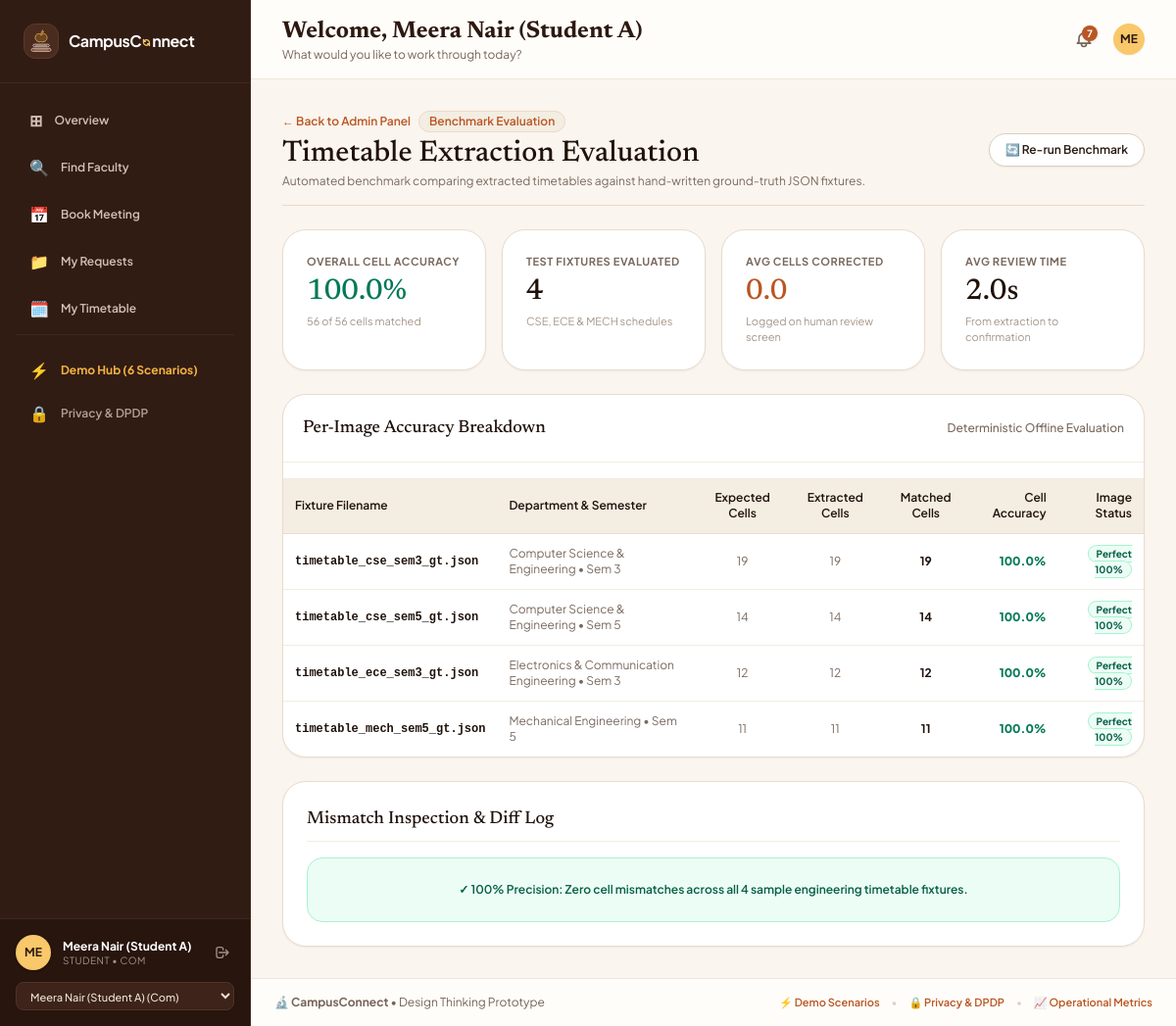
/admin/extraction-eval, run on the app's committed database.
### app/models.py (models this page shows)
class User(SQLModel, table=True):
    id: Optional[int] = Field(default=None, primary_key=True)
    role: str = Field(index=True)                    # UserRole value: student, faculty, admin
    name: str                                        # e.g., "Meera Nair", "Dr. Rajesh Raman"
    department: str                                  # e.g., "Computer Science & Engineering"
    email: str = Field(index=True, unique=True)
    section: Optional[str] = None                    # e.g., "CSE-A" for students
    semester: Optional[int] = None                   # e.g., 3 for 2nd-year students
    no_show_count: int = Field(default=0)            # 2 no-shows trigger automated booking block
    is_blocked: bool = Field(default=False)          # Admin reset flag

### app/routers/admin.py (the view)
@router.get("/extraction-eval", response_class=HTMLResponse)
def extraction_evaluation_view(
    request: Request,
    current_user: User = Depends(get_current_user),
    session: Session = Depends(get_session)
):
    from app.main import templates
    benchmark = run_extraction_evaluation()
    logs = session.exec(select(ExtractionLog)).all()
    if logs:
        avg_cells_edited = round(sum(l.cells_edited for l in logs) / len(logs), 1)
        avg_seconds_to_save = round(sum(l.seconds_to_save for l in logs) / len(logs), 1)
    else:
        avg_cells_edited = 0.0
        avg_seconds_to_save = 0.0
    ctx = get_base_context(request, current_user, session)
    ctx.update({
        "benchmark": benchmark,
        "avg_cells_edited": avg_cells_edited,
        "avg_seconds_to_save": avg_seconds_to_save
    })
    return templates.TemplateResponse(request=request, name="admin/extraction_eval.html", context=ctx)

### app/templates/admin/extraction_eval.html (shortened to what this page needs)
{% extends "base.html" %}
{% block content %}
<div class="space-y-6">
  <div class="flex flex-col md:flex-row md:items-center justify-between border-b border-[#EADBCE] pb-4 gap-4">
    <div>
      <div class="flex items-center space-x-2">
        <a href="/admin" class="text-xs font-semibold text-[#BA5624] hover:text-[#9C4318] transition">&larr; Back to Admin Panel</a>
        <span class="px-2.5 py-0.5 rounded-full text-xs font-semibold bg-[#F3EDE2] text-[#BA5624] border border-[#EADBCE]">Benchmark Evaluation</span>
      </div>
      <h1 class="font-serif text-3xl font-medium text-[#20120B] mt-1">Timetable Extraction Evaluation</h1>
      <p class="text-xs text-[#7A695E] mt-0.5 font-sans">
        Automated benchmark comparing extracted timetables against hand-written ground-truth JSON fixtures.
      </p>
    </div>
    <a href="/admin/extraction-eval" class="btn-secondary-warm btn-glow-subtle text-xs font-semibold px-4 py-2 rounded-full transition shadow-sm">
      🔄 Re-run Benchmark
    </a>
  </div>
  <div class="grid grid-cols-1 sm:grid-cols-2 lg:grid-cols-4 gap-4">
    <div class="bg-white p-6 rounded-3xl border border-[#EADBCE] shadow-sm card-hover-lift">
      <p class="text-[11px] font-bold uppercase tracking-wider text-[#7A695E]">Overall Cell Accuracy</p>
      <p class="font-serif text-3xl font-medium text-emerald-700 mt-1">{{ benchmark.overall_accuracy }}%</p>
      <p class="text-[11px] text-[#A69588] mt-1">{{ benchmark.total_matched_cells }} of {{ benchmark.total_expected_cells }} cells matched</p>
    </div>
    <div class="bg-white p-6 rounded-3xl border border-[#EADBCE] shadow-sm card-hover-lift">
      <p class="text-[11px] font-bold uppercase tracking-wider text-[#7A695E]">Test Fixtures Evaluated</p>
      <p class="font-serif text-3xl font-medium text-[#20120B] mt-1">{{ benchmark.fixtures_count }}</p>
      <p class="text-[11px] text-[#A69588] mt-1">CSE, ECE & MECH schedules</p>
    </div>
    <div class="bg-white p-6 rounded-3xl border border-[#EADBCE] shadow-sm card-hover-lift">
      <p class="text-[11px] font-bold uppercase tracking-wider text-[#7A695E]">Avg Cells Corrected</p>
      <p class="font-serif text-3xl font-medium text-[#BA5624] mt-1">{{ avg_cells_edited }}</p>
      <p class="text-[11px] text-[#A69588] mt-1">Logged on human review screen</p>
    </div>
    <div class="bg-white p-6 rounded-3xl border border-[#EADBCE] shadow-sm card-hover-lift">
      <p class="text-[11px] font-bold uppercase tracking-wider text-[#7A695E]">Avg Review Time</p>
      <p class="font-serif text-3xl font-medium text-[#20120B] mt-1">{{ avg_seconds_to_save }}s</p>
      <p class="text-[11px] text-[#A69588] mt-1">From extraction to confirmation</p>
    </div>
  </div>
  <div class="bg-white rounded-3xl border border-[#EADBCE] shadow-sm overflow-hidden space-y-4">
    <div class="p-5 border-b border-[#F3EDE2] flex items-center justify-between">
      <h2 class="font-serif text-lg font-medium text-[#20120B]">Per-Image Accuracy Breakdown</h2>
      <span class="text-xs text-[#7A695E] font-medium">Deterministic Offline Evaluation</span>
    </div>
    <div class="overflow-x-auto">
      <table class="w-full text-left text-xs border-collapse">
        <thead>
          <tr class="bg-[#F3EDE2] text-[#20120B] border-b border-[#EADBCE]">
            <th class="p-3 font-semibold">Fixture Filename</th>
            <th class="p-3 font-semibold">Department & Semester</th>
            <th class="p-3 font-semibold text-center">Expected Cells</th>
            <th class="p-3 font-semibold text-center">Extracted Cells</th>
            <th class="p-3 font-semibold text-center">Matched Cells</th>
            <th class="p-3 font-semibold text-right">Cell Accuracy</th>
            <th class="p-3 font-semibold text-right">Image Status</th>
          </tr>
        </thead>
        <tbody class="divide-y divide-[#F3EDE2]">
          {% for r in benchmark.per_fixture_results %}
            <tr class="hover:bg-[#FBF8F3] transition">
              <td class="p-3 font-mono font-bold text-[#20120B]">{{ r.fixture_name }}</td>
              <td class="p-3 text-[#7A695E]">{{ r.department }} &bull; Sem {{ r.semester }}</td>
              <td class="p-3 text-center text-[#7A695E]">{{ r.total_expected_cells }}</td>
              <td class="p-3 text-center text-[#7A695E]">{{ r.total_extracted_cells }}</td>
              <td class="p-3 text-center font-bold text-[#20120B]">{{ r.matched_cells }}</td>
              <td class="p-3 text-right font-extrabold {% if r.cell_accuracy >= 95 %}text-emerald-700{% else %}text-amber-700{% endif %}">
                {{ r.cell_accuracy }}%
              </td>
              <td class="p-3 text-right">
                {% if r.image_accuracy == 100 %}
                  <span class="px-2 py-0.5 rounded-full text-[10px] font-bold bg-emerald-50 text-emerald-800 border border-emerald-200">Perfect 100%</span>
                {% else %}
                  <span class="px-2 py-0.5 rounded-full text-[10px] font-bold bg-amber-50 text-amber-800 border border-amber-200">{{ r.mismatches | length }} Diff(s)</span>
                {% endif %}
              </td>
            </tr>
          {% endfor %}
        </tbody>
      </table>
    </div>
  </div>
  <div class="bg-white rounded-3xl border border-[#EADBCE] p-6 shadow-sm space-y-4">
    <h2 class="font-serif text-lg font-medium text-[#20120B] border-b border-[#F3EDE2] pb-2">Mismatch Inspection & Diff Log</h2>
    {% if benchmark.mismatches %}
      <div class="divide-y divide-[#F3EDE2] text-xs">
        {% for m in benchmark.mismatches %}
          <div class="py-3 flex items-start justify-between">
            <div>
              <p class="font-bold text-[#20120B]">[{{ m.fixture_name }}] Cell: {{ m.cell_key }}</p>
              <p class="text-[#7A695E] mt-0.5">Issue: {{ m.issue }}</p>
            </div>
            <div class="text-right">
              <span class="text-red-600 font-mono">Expected: {{ m.expected }}</span>
              <span class="mx-2 text-[#A69588]">&bull;</span>
              <span class="text-emerald-700 font-mono">Got: {{ m.extracted }}</span>
            </div>
          </div>
        {% endfor %}
      </div>
    {% else %}
      <div class="py-6 text-center text-emerald-800 bg-emerald-50 rounded-2xl border border-emerald-200 text-xs font-semibold">
        ✓ 100% Precision: Zero cell mismatches across all 4 sample engineering timetable fixtures.
      </div>
    {% endif %}
  </div>
</div>
{% endblock %}

### app/templates/base.html (shortened to what this page needs)
<!DOCTYPE html>
<html lang="en">
<head>
  <script src="https://cdn.tailwindcss.com"></script>
</head>
<body class="min-h-screen flex flex-col antialiased selection:bg-amber-200 selection:text-amber-950">
  {% set path = request.url.path %}
  {% set is_landing = path in ['/', '/login', '/login/student', '/login/faculty', '/login/admin', '/welcome/setup'] %}
  {% if not is_landing %}
    <div class="flex-grow flex flex-col md:flex-row min-h-screen">
      <aside class="w-full md:w-64 bg-espresso-sidebar text-[#E6D9D0] flex flex-col justify-between shrink-0 border-r border-[#42271D]">
        <div>
          <div class="p-6 border-b border-[#42271D] flex items-center justify-between">
            <a href="/" class="flex items-center space-x-2.5 group">
              <div class="w-9 h-9 rounded-xl bg-[#4A2B20] border border-[#5E382A] text-amberwarm-gold flex items-center justify-center shadow-sm p-1 shrink-0">
              </div>
              <span class="text-base font-bold tracking-tight text-white font-sans inline-flex items-center">
                <span>CampusC</span>
                <span class="inline-flex items-center justify-center mx-[1px] relative" style="top: 0.12em;">
                </span>
                <span>nnect</span>
              </span>
            </a>
          </div>
          <nav class="p-4 space-y-1 text-xs font-semibold">
            {% if current_user.role == 'student' %}
              <a href="/student/dashboard"
                 class="flex items-center space-x-3 px-3.5 py-2.5 rounded-xl transition {% if '/dashboard' in path %}bg-espresso-active text-white border-l-4 border-amberwarm font-bold shadow-inner{% else %}text-[#D1C0B5] nav-item-glow{% endif %}">
                <span class="text-base">⊞</span>
                <span>Overview</span>
              </a>
              <a href="/faculty-directory"
                 class="flex items-center space-x-3 px-3.5 py-2.5 rounded-xl transition {% if path == '/faculty-directory' %}bg-espresso-active text-white border-l-4 border-amberwarm font-bold shadow-inner{% else %}text-[#D1C0B5] nav-item-glow{% endif %}">
                <span class="text-base">🔍</span>
                <span>Find Faculty</span>
              </a>
              <a href="/student/book"
                 class="flex items-center space-x-3 px-3.5 py-2.5 rounded-xl transition {% if '/book' in path %}bg-espresso-active text-white border-l-4 border-amberwarm font-bold shadow-inner{% else %}text-[#D1C0B5] nav-item-glow{% endif %}">
                <span class="text-base">📅</span>
                <span>Book Meeting</span>
              </a>
              <a href="/student/meetings"
                 class="flex items-center space-x-3 px-3.5 py-2.5 rounded-xl transition {% if '/meetings' in path %}bg-espresso-active text-white border-l-4 border-amberwarm font-bold shadow-inner{% else %}text-[#D1C0B5] nav-item-glow{% endif %}">
                <span class="text-base">📁</span>
                <span>My Requests</span>
              </a>
              <a href="/student/timetable"
                 class="flex items-center space-x-3 px-3.5 py-2.5 rounded-xl transition {% if '/timetable' in path %}bg-espresso-active text-white border-l-4 border-amberwarm font-bold shadow-inner{% else %}text-[#D1C0B5] nav-item-glow{% endif %}">
                <span class="text-base">🗓️</span>
                <span>My Timetable</span>
              </a>
            {% endif %}
            <div class="pt-4 border-t border-[#42271D] space-y-1">
              <a href="/demo"
                 class="flex items-center space-x-3 px-3.5 py-2 rounded-xl transition text-amberwarm hover:text-white nav-item-glow">
                <span class="text-base">⚡</span>
                <span class="font-bold">Demo Hub (6 Scenarios)</span>
              </a>
              <a href="/privacy"
                 class="flex items-center space-x-3 px-3.5 py-2 rounded-xl transition text-[#B3A094] hover:text-white nav-item-glow">
                <span class="text-base">🔒</span>
                <span>Privacy & DPDP</span>
              </a>
            </div>
          </nav>
        </div>
        <div class="p-4 border-t border-[#42271D] bg-[#27150E] space-y-3">
          <div class="flex items-center space-x-3">
            <div class="w-9 h-9 rounded-full bg-amberwarm-gold text-espresso font-bold text-xs flex items-center justify-center shrink-0 shadow">
              {{ current_user.name[:2].upper() }}
            </div>
            <div class="truncate flex-1 leading-tight">
              <p class="text-xs font-bold text-white truncate">{{ current_user.name }}</p>
              <p class="text-[10px] text-[#A59285] uppercase tracking-wider">{{ current_user.role }} &bull; {{ current_user.department[:3] }}</p>
            </div>
            <a href="/logout" class="text-xs text-[#A59285] hover:text-white transition p-1" title="Sign out to landing page">
              <svg class="w-4 h-4" fill="none" stroke="currentColor" viewBox="0 0 24 24">
                <path stroke-linecap="round" stroke-linejoin="round" stroke-width="2" d="M17 16l4-4m0 0l-4-4m4 4H7m6 4v1a3 3 0 01-3 3H6a3 3 0 01-3-3V7a3 3 0 013-3h4a3 3 0 013 3v1" />
              </svg>
            </a>
          </div>
          <form action="/auth/switch" method="GET" class="m-0">
            <select id="user-switcher" name="user_id" onchange="this.form.submit()"
              class="w-full bg-[#3D2319] text-[#EDE0D6] hover:bg-[#4A2C20] text-[11px] font-medium rounded-lg px-2.5 py-1.5 border border-[#523326] focus:outline-none focus:ring-1 focus:ring-amberwarm cursor-pointer transition">
              <optgroup label="👨‍🎓 Students">
                {% for u in mock_users.students %}
                  <option value="{{ u.id }}" {% if u.id == current_user.id %}selected{% endif %}>
                    {{ u.name }} ({{ u.department[:3] }})
                  </option>
                {% endfor %}
              </optgroup>
            </select>
          </form>
        </div>
      </aside>
      <div class="flex-1 flex flex-col min-w-0">
        <header class="bg-warm-surface border-b border-warm-border px-6 sm:px-8 py-4 flex items-center justify-between sticky top-0 z-40">
          <div>
            <h1 class="text-xl sm:text-2xl font-serif font-bold text-espresso">
              Welcome, {{ current_user.name }}
            </h1>
            <p class="text-xs text-warm-muted">
              What would you like to work through today?
            </p>
          </div>
          <div class="flex items-center space-x-3">
            <a href="/notifications" class="relative p-2 rounded-full hover:bg-warm-subtle text-warm-muted hover:text-espresso transition btn-glow-subtle" title="Notifications">
              {% if unread_count and unread_count > 0 %}
                <span class="absolute top-1 right-1 inline-flex items-center justify-center w-4 h-4 text-[10px] font-bold text-white bg-terracotta rounded-full shadow">
                  {{ unread_count }}
                </span>
              {% endif %}
            </a>
            <div class="w-8 h-8 rounded-full bg-amberwarm-gold text-espresso font-bold text-xs flex items-center justify-center shadow-sm">
              {{ current_user.name[:2].upper() }}
            </div>
          </div>
        </header>
  {% endif %}
        <main class="{% if is_landing %}flex-grow w-full max-w-7xl mx-auto px-6 py-4{% else %}flex-grow p-6 sm:p-8 max-w-7xl w-full mx-auto space-y-6{% endif %}">
          {% block content %}{% endblock %}
        </main>
  {% if not is_landing %}
        <footer class="bg-warm-surface border-t border-warm-border mt-auto py-4 px-6 text-center text-xs text-warm-muted">
          <div class="flex flex-wrap items-center justify-between gap-2 max-w-7xl mx-auto">
            <span>🔬 <strong>CampusConnect</strong> &bull; Design Thinking Prototype</span>
            <div class="flex items-center space-x-3 text-[11px]">
              <a href="/demo" class="text-terracotta hover:underline font-semibold">⚡ Demo Scenarios</a>
              <span class="text-warm-borderdark">&bull;</span>
              <a href="/privacy" class="text-terracotta hover:underline font-semibold">🔒 Privacy & DPDP</a>
              <span class="text-warm-borderdark">&bull;</span>
              <a href="/admin/metrics" class="text-terracotta hover:underline font-semibold">📈 Operational Metrics</a>
            </div>
          </div>
        </footer>
      </div>
    </div>
  {% endif %}
</body>
</html>

### data on the page
User: name "ME", name "Meera Nair (Student A)", role "STUDENT", department "COM"

### other printed values
{{ unread_count }} "7"
{{ benchmark.overall_accuracy }} "100.0"
{{ benchmark.total_matched_cells }} "56"
{{ benchmark.total_expected_cells }} "56"
{{ benchmark.fixtures_count }} "4"
{{ avg_cells_edited }} "0.0"
{{ avg_seconds_to_save }} "2.0"
{{ r.fixture_name }} "timetable_cse_sem3_gt.json" "timetable_cse_sem5_gt.json" "timetable_ece_sem3_gt.json" "timetable_mech_sem5_gt.json"
{{ r.department }} "Computer Science & Engineering" "Computer Science & Engineering" "Electronics & Communication Engineering" "Mechanical Engineering"
{{ r.semester }} "3" "5" "3" "5"
{{ r.total_expected_cells }} "19" "14" "12" "11"
{{ r.total_extracted_cells }} "19" "14" "12" "11"
{{ r.matched_cells }} "19" "14" "12" "11"
{{ r.cell_accuracy }} "100.0" "100.0" "100.0" "100.0"
form field user_id "Meera Nair (Student A) (Com)"
